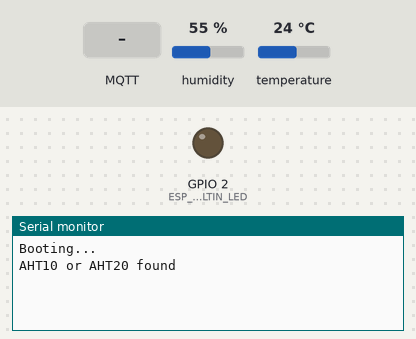
Recording of a sketch running on a simulated ESP8266 (NodeMCU). On the bench: output pins drawn as LEDs (lit = HIGH), the last lines printed to the serial monitor. The test bench sets the inputs (shaded band); at power-on: humidity 55 %, temperature 24 °C. No MQTT or app messages arrive unless stated.

Above: at 2.3 s.
2.4 s: MQTT message "/node" arrives on the first subscribed topic
At 3.9 s:
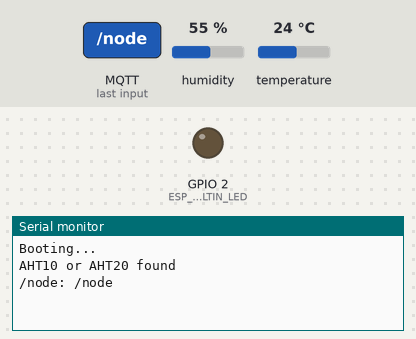
11.5 s: MQTT message "/identify" arrives on the first subscribed topic
At 12.0 s:
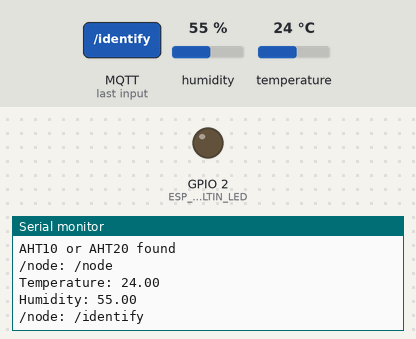
13.0 s: MQTT message "/update" arrives on the first subscribed topic
At 14.4 s:
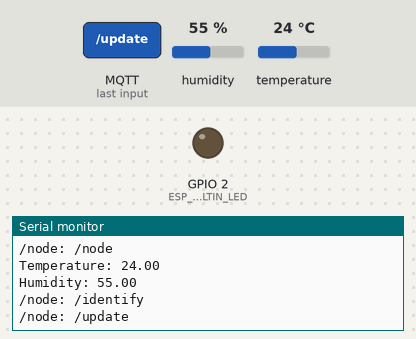

Measured:
- after the input at 2.4 s, the serial monitor: prints a new line at once (image 1)
- after the input at 11.5 s, the serial monitor: prints a new line at once (image 2)
- after the input at 13.0 s, the serial monitor: prints a new line at once (image 3)

The sketch:

ClimateMQTTDevice.ino
```cpp
#include "ESP8266WiFi.h"
#include "ESP8266mDNS.h"
#include <WiFiUdp.h>
#include <ArduinoOTA.h>
#include "EspMQTTClient.h"
#include <ArduinoJson.h>
#include <Adafruit_AHTX0.h>

#define STASSID "Etaj2"
#define STAPSK  "bX4ekLMJ"
#define HOST_IP "192.168.0.21"
#define CLIENT_NAME "/ClimateMonitor1"

#define DEVICE_TYPE "Climate"

#define ESP_BUILTIN_LED 2


const char* ssid = STASSID;
const char* password = STAPSK;


unsigned long start_t = 0;
unsigned long now_t = 0;


String json;

Adafruit_AHTX0 aht;
sensors_event_t humidity, temp;

EspMQTTClient client(
  STASSID,
  STAPSK,
  HOST_IP,
  CLIENT_NAME
);


DynamicJsonDocument doc(1024);

void setup() {
  Serial.begin(115200);
  Serial.println("Booting...");

  if (!aht.begin()) {
    Serial.println("Could not find AHT? Check wiring");
    while (1) delay(10);
  }
  Serial.println("AHT10 or AHT20 found");

  client.setKeepAlive(1000);
  client.enableDebuggingMessages();
  client.enableOTA();
}


void onIDCommandRecieved(const String& topic, const String& message) {
  Serial.println(topic + ": " + message);

  if (topic == "/node" && message == "/identify") {
    doc["name"] = CLIENT_NAME;
    doc["type"] = DEVICE_TYPE;
    serializeJson(doc, json);

    client.publish("/device_id", json);
    doc.clear();
    json = "";
  } else if (topic == "/node" && message == "/update" + String(CLIENT_NAME)) {
    aht.getEvent(&humidity, &temp);

    Serial.print("Temperature: "); Serial.println(temp.temperature);
    Serial.print("Humidity: "); Serial.println(humidity.relative_humidity);

    doc["temperature"] = temp.temperature;
    doc["humidity"] = humidity.relative_humidity;

    serializeJson(doc, json);

    client.publish(CLIENT_NAME, json);

    doc.clear();
    start_t = millis();
    json = "";
  }
}


void onConnectionEstablished() {
  doc["name"] = CLIENT_NAME;
  doc["type"] = DEVICE_TYPE;
  serializeJson(doc, json);

  client.publish("/device_id", json);
  doc.clear();
  json = "";

  client.subscribe("/node", onIDCommandRecieved, 1);
  pinMode(ESP_BUILTIN_LED, OUTPUT);
}


void loop() {
  if (client.isConnected()) {
    pinMode(ESP_BUILTIN_LED, OUTPUT);
  } else {
    pinMode(ESP_BUILTIN_LED, INPUT);
  }

  now_t = millis();

  if (now_t - start_t > 10000) {
    aht.getEvent(&humidity, &temp);

    Serial.print("Temperature: "); Serial.println(temp.temperature);
    Serial.print("Humidity: "); Serial.println(humidity.relative_humidity);

    doc["temperature"] = temp.temperature;
    doc["humidity"] = humidity.relative_humidity;

    serializeJson(doc, json);

    client.publish(CLIENT_NAME, json);

    doc.clear();
    start_t = millis();
    json = "";
  }

  client.loop();
  ArduinoOTA.handle();
}
```
